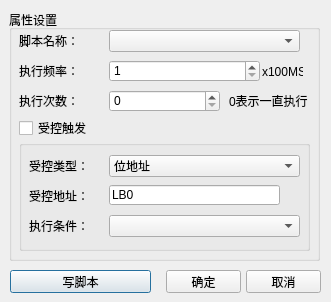
<?xml version="1.0" encoding="UTF-8"?>
<ui version="4.0">
 <class>newGlobalScriptDlg</class>
 <widget class="QDialog" name="newGlobalScriptDlg">
  <property name="geometry">
   <rect>
    <x>0</x>
    <y>0</y>
    <width>331</width>
    <height>302</height>
   </rect>
  </property>
  <property name="windowTitle">
   <string>Dialog</string>
  </property>
  <widget class="QGroupBox" name="groupBox">
   <property name="geometry">
    <rect>
     <x>9</x>
     <y>10</y>
     <width>311</width>
     <height>251</height>
    </rect>
   </property>
   <property name="title">
    <string>属性设置</string>
   </property>
   <widget class="QLabel" name="label">
    <property name="geometry">
     <rect>
      <x>10</x>
      <y>20</y>
      <width>81</width>
      <height>21</height>
     </rect>
    </property>
    <property name="text">
     <string>脚本名称：</string>
    </property>
    <property name="alignment">
     <set>Qt::AlignLeading|Qt::AlignLeft|Qt::AlignVCenter</set>
    </property>
   </widget>
   <widget class="QComboBox" name="libcmb">
    <property name="geometry">
     <rect>
      <x>100</x>
      <y>20</y>
      <width>191</width>
      <height>22</height>
     </rect>
    </property>
   </widget>
   <widget class="QLabel" name="label_3">
    <property name="geometry">
     <rect>
      <x>10</x>
      <y>50</y>
      <width>81</width>
      <height>21</height>
     </rect>
    </property>
    <property name="text">
     <string>执行频率：</string>
    </property>
    <property name="alignment">
     <set>Qt::AlignLeading|Qt::AlignLeft|Qt::AlignVCenter</set>
    </property>
   </widget>
   <widget class="QSpinBox" name="ratespin">
    <property name="geometry">
     <rect>
      <x>100</x>
      <y>50</y>
      <width>151</width>
      <height>22</height>
     </rect>
    </property>
    <property name="minimum">
     <number>1</number>
    </property>
    <property name="maximum">
     <number>65535</number>
    </property>
    <property name="value">
     <number>1</number>
    </property>
   </widget>
   <widget class="QLabel" name="label_4">
    <property name="geometry">
     <rect>
      <x>253</x>
      <y>51</y>
      <width>41</width>
      <height>21</height>
     </rect>
    </property>
    <property name="text">
     <string>x100MS</string>
    </property>
    <property name="alignment">
     <set>Qt::AlignLeading|Qt::AlignLeft|Qt::AlignVCenter</set>
    </property>
   </widget>
   <widget class="QCheckBox" name="bctrlcheck">
    <property name="geometry">
     <rect>
      <x>10</x>
      <y>110</y>
      <width>231</width>
      <height>16</height>
     </rect>
    </property>
    <property name="text">
     <string>受控触发</string>
    </property>
   </widget>
   <widget class="QGroupBox" name="ctrlgroupBox">
    <property name="geometry">
     <rect>
      <x>10</x>
      <y>130</y>
      <width>291</width>
      <height>111</height>
     </rect>
    </property>
    <property name="title">
     <string/>
    </property>
    <widget class="QPushButton" name="addrbtn">
     <property name="geometry">
      <rect>
       <x>260</x>
       <y>43</y>
       <width>21</width>
       <height>23</height>
      </rect>
     </property>
     <property name="text">
      <string/>
     </property>
     <property name="icon">
      <iconset resource="../resourse.qrc">
       <normaloff>:/addressintput/images/address.bmp</normaloff>:/addressintput/images/address.bmp</iconset>
     </property>
     <property name="flat">
      <bool>true</bool>
     </property>
    </widget>
    <widget class="QLabel" name="label_5">
     <property name="geometry">
      <rect>
       <x>10</x>
       <y>15</y>
       <width>71</width>
       <height>21</height>
      </rect>
     </property>
     <property name="text">
      <string>受控类型：</string>
     </property>
     <property name="alignment">
      <set>Qt::AlignLeading|Qt::AlignLeft|Qt::AlignVCenter</set>
     </property>
    </widget>
    <widget class="QLineEdit" name="addredit">
     <property name="geometry">
      <rect>
       <x>90</x>
       <y>45</y>
       <width>171</width>
       <height>20</height>
      </rect>
     </property>
     <property name="text">
      <string>LB0</string>
     </property>
    </widget>
    <widget class="QComboBox" name="typecmb">
     <property name="geometry">
      <rect>
       <x>90</x>
       <y>15</y>
       <width>191</width>
       <height>22</height>
      </rect>
     </property>
     <item>
      <property name="text">
       <string>位地址</string>
      </property>
     </item>
    </widget>
    <widget class="QLabel" name="label_7">
     <property name="geometry">
      <rect>
       <x>10</x>
       <y>75</y>
       <width>71</width>
       <height>21</height>
      </rect>
     </property>
     <property name="text">
      <string>执行条件：</string>
     </property>
     <property name="alignment">
      <set>Qt::AlignLeading|Qt::AlignLeft|Qt::AlignVCenter</set>
     </property>
    </widget>
    <widget class="QLabel" name="label_6">
     <property name="geometry">
      <rect>
       <x>10</x>
       <y>45</y>
       <width>71</width>
       <height>21</height>
      </rect>
     </property>
     <property name="text">
      <string>受控地址：</string>
     </property>
     <property name="alignment">
      <set>Qt::AlignLeading|Qt::AlignLeft|Qt::AlignVCenter</set>
     </property>
    </widget>
    <widget class="QComboBox" name="comboBox_condition">
     <property name="geometry">
      <rect>
       <x>90</x>
       <y>75</y>
       <width>191</width>
       <height>22</height>
      </rect>
     </property>
    </widget>
   </widget>
   <widget class="QLabel" name="label_8">
    <property name="geometry">
     <rect>
      <x>10</x>
      <y>80</y>
      <width>81</width>
      <height>21</height>
     </rect>
    </property>
    <property name="text">
     <string>执行次数：</string>
    </property>
    <property name="alignment">
     <set>Qt::AlignLeading|Qt::AlignLeft|Qt::AlignVCenter</set>
    </property>
   </widget>
   <widget class="QSpinBox" name="m_ScriptCount">
    <property name="geometry">
     <rect>
      <x>100</x>
      <y>80</y>
      <width>111</width>
      <height>22</height>
     </rect>
    </property>
    <property name="minimum">
     <number>0</number>
    </property>
    <property name="maximum">
     <number>65535</number>
    </property>
    <property name="value">
     <number>0</number>
    </property>
   </widget>
   <widget class="QLabel" name="label_9">
    <property name="geometry">
     <rect>
      <x>220</x>
      <y>80</y>
      <width>81</width>
      <height>21</height>
     </rect>
    </property>
    <property name="text">
     <string>0表示一直执行</string>
    </property>
    <property name="alignment">
     <set>Qt::AlignLeading|Qt::AlignLeft|Qt::AlignVCenter</set>
    </property>
   </widget>
  </widget>
  <widget class="QPushButton" name="Ok">
   <property name="geometry">
    <rect>
     <x>166</x>
     <y>270</y>
     <width>75</width>
     <height>23</height>
    </rect>
   </property>
   <property name="text">
    <string>确定</string>
   </property>
   <property name="default">
    <bool>true</bool>
   </property>
  </widget>
  <widget class="QPushButton" name="Cancel">
   <property name="geometry">
    <rect>
     <x>246</x>
     <y>270</y>
     <width>75</width>
     <height>23</height>
    </rect>
   </property>
   <property name="text">
    <string>取消</string>
   </property>
  </widget>
  <widget class="QPushButton" name="btn_new">
   <property name="geometry">
    <rect>
     <x>10</x>
     <y>270</y>
     <width>141</width>
     <height>23</height>
    </rect>
   </property>
   <property name="text">
    <string>写脚本</string>
   </property>
   <property name="default">
    <bool>true</bool>
   </property>
  </widget>
 </widget>
 <resources>
  <include location="../resourse.qrc"/>
 </resources>
 <connections/>
</ui>
